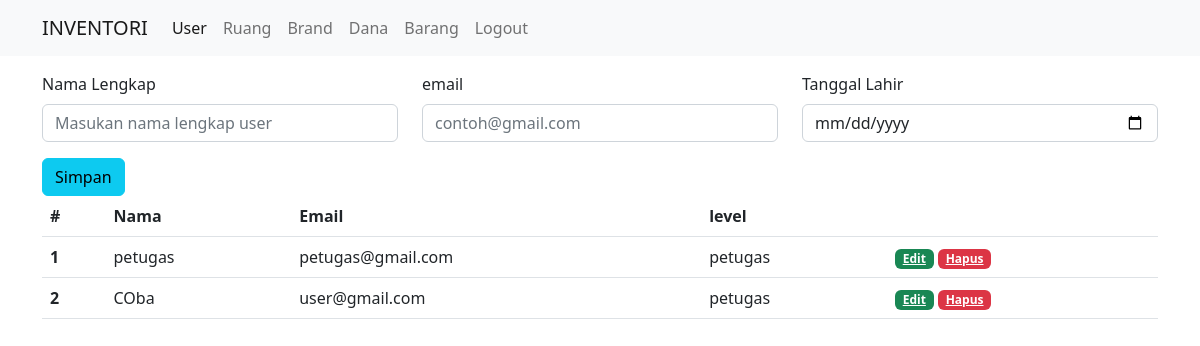
Page /admin/user/index.php on the committed database.
### tables this page shows
CREATE TABLE `user` (
  `id_user` int(10) UNSIGNED NOT NULL,
  `nama` varchar(100) NOT NULL,
  `email` varchar(100) NOT NULL,
  `tanggal_lahir` date NOT NULL,
  `password` char(72) NOT NULL,
  `level` enum('admin','petugas') NOT NULL
);

### admin/user/index.php (the view, shortened to what this page needs)
<?php
include '../../config/config.php';
?>
<!doctype html>
<html lang="en">
  <head>
    <link href="../../asset/css/bootstrap.min.css" rel="stylesheet">
  </head>
  <body>
    <nav class="navbar navbar-expand-lg navbar-light bg-light">
    <div class="container-fluid container">
        <a class="navbar-brand" href="../../page/dashboard.php">INVENTORI</a>
        <div class="collapse navbar-collapse" id="navbarNav">
        <ul class="navbar-nav">
            <li class="nav-item">
            <a class="nav-link active" href="../user/index.php">User</a>
            </li>
            <li class="nav-item">
            <a class="nav-link" href="../ruang/index.php">Ruang</a>
            </li>
            <li class="nav-item">
            <a class="nav-link" href="../brand/index.php">Brand</a>
            </li>
            <li class="nav-item">
            <a class="nav-link" href="../dana/index.php">Dana</a>
            </li>
            <li class="nav-item">
            <a class="nav-link " href="../barang/index.php">Barang</a>
            </li>
            <li class="nav-item">
            <a class="nav-link" href="../../auth/logout.php">Logout</a>
            </li>
        </ul>
        </div>
    </div>
    </nav>
    <div class="container">
        <form action="insert.php" method="post">
        <div class="row mt-3">
            <div class="col-lg-4">
                <div class="mb-3">
                    <label for="name" class="form-label">Nama Lengkap</label>
                    <input type="text" name="nama" class="form-control" id="name" placeholder="Masukan nama lengkap user">
                </div>
            </div>
            <div class="col-lg-4">
                <div class="mb-3">
                    <label for="email" class="form-label">email</label>
                    <input type="email" name="email" class="form-control" id="email" placeholder="contoh@gmail.com">
                </div>
            </div>
            <div class="col-lg-4">
                <div class="mb-3">
                    <label for="date" class="form-label">Tanggal Lahir</label>
                    <input type="date" name="date" class="form-control" id="date">
                </div>
            </div>
        </div>
        <button type="submit" class="btn btn-info">Simpan</button>
        </form>
    </div>
    <div class="container">
        <table class="table">
        <thead>
            <tr>
            <th scope="col">#</th>
            <th scope="col">Nama</th>
            <th scope="col">Email</th>
            <th scope="col">level</th>
            <th></th>
            </tr>
        </thead>
        <tbody>
            <?php $sql = "SELECT * FROM user where level='petugas'";
            $users = mysqli_query($conn, $sql);
            $no=1;
            foreach($users as $user) :
            ?>
            <tr>
                <th scope="row"><?=$no++?></th>
                <td><?=$user['nama']?></td>
                <td><?=$user['email']?></td>
                <td><?=$user['level']?></td>
                <td>
                    <a href="#" class="badge bg-success btn-edit" data-bs-toggle="modal" data-bs-target="#modal<?php echo $user['id_user']?>">Edit</a>
                    <a href="delete.php?id=<?php echo $user['id_user']; ?>" class="badge bg-danger" onclick="return confirm('Yakin Hapus?')">Hapus</a>
                </td>
            </tr>
            <div class="modal" tabindex="-1" id="modal<?php echo $user['id_user']?>">
            <?php endforeach; ?>
        </tbody>
        </table>
    </div>
  </body>
</html>

### rows in the picture
user: nama "petugas", email "petugas@gmail.com", level "petugas"
user: nama "COba", email "user@gmail.com", level "petugas"
